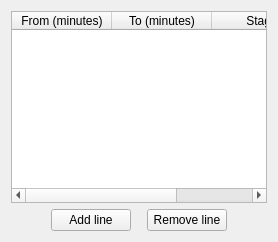
             <widget class="QWidget" name="q_Score">
              <attribute name="title">
               <string>Scoring</string>
              </attribute>
              <layout class="QVBoxLayout" name="verticalLayout_29">
               <item>
                <widget class="QTableWidget" name="_scoreTable">
                 <property name="sizePolicy">
                  <sizepolicy hsizetype="Expanding" vsizetype="Expanding">
                   <horstretch>0</horstretch>
                   <verstretch>0</verstretch>
                  </sizepolicy>
                 </property>
                 <property name="sortingEnabled">
                  <bool>true</bool>
                 </property>
                 <attribute name="horizontalHeaderStretchLastSection">
                  <bool>true</bool>
                 </attribute>
                 <column>
                  <property name="text">
                   <string>From (minutes)</string>
                  </property>
                 </column>
                 <column>
                  <property name="text">
                   <string>To (minutes)</string>
                  </property>
                 </column>
                 <column>
                  <property name="text">
                   <string>Stage</string>
                  </property>
                 </column>
                </widget>
               </item>
               <item>
                <layout class="QHBoxLayout" name="horizontalLayout_13">
                 <property name="topMargin">
                  <number>0</number>
                 </property>
                 <item>
                  <spacer name="horizontalSpacer_32">
                   <property name="orientation">
                    <enum>Qt::Horizontal</enum>
                   </property>
                   <property name="sizeHint" stdset="0">
                    <size>
                     <width>40</width>
                     <height>20</height>
                    </size>
                   </property>
                  </spacer>
                 </item>
                 <item>
                  <widget class="QPushButton" name="_scoreAdd">
                   <property name="text">
                    <string>Add line</string>
                   </property>
                  </widget>
                 </item>
                 <item>
                  <spacer name="horizontalSpacer_35">
                   <property name="orientation">
                    <enum>Qt::Horizontal</enum>
                   </property>
                   <property name="sizeType">
                    <enum>QSizePolicy::Fixed</enum>
                   </property>
                   <property name="sizeHint" stdset="0">
                    <size>
                     <width>10</width>
                     <height>20</height>
                    </size>
                   </property>
                  </spacer>
                 </item>
                 <item>
                  <widget class="QPushButton" name="_scoreRm">
                   <property name="text">
                    <string>Remove line</string>
                   </property>
                  </widget>
                 </item>
                 <item>
                  <spacer name="horizontalSpacer_36">
                   <property name="orientation">
                    <enum>Qt::Horizontal</enum>
                   </property>
                   <property name="sizeHint" stdset="0">
                    <size>
                     <width>40</width>
                     <height>20</height>
                    </size>
                   </property>
                  </spacer>
                 </item>
                </layout>
               </item>
              </layout>
             </widget>
